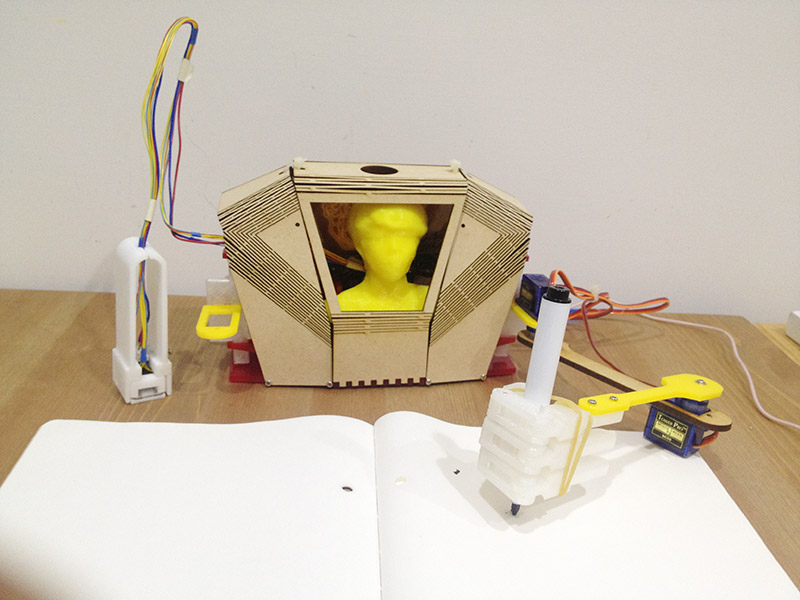
#> input picture 03_interaction design/03_020_writingAutomaton/images/IMG_4309_02 (1).jpg, 800 x 600 px, given in place of interaction_cover_1_wide_1771821327128.png, which was not available
$ python apply_03_covers.py
#> lines starting #> are read from the running program, lines starting #| are printed output that depends on the picture; pictures that were not available may be replaced by others from this repository, and a replacement may not be noted
import os
import random
from PIL import Image

def main():
    img_files = [
        '/Users/huang/.gemini/antigravity/brain/22b0ea46-f92b-4027-9cba-61555ab559af/interaction_cover_1_wide_1771821327128.png',
        '/Users/huang/.gemini/antigravity/brain/22b0ea46-f92b-4027-9cba-61555ab559af/interaction_cover_2_wide_1771821343623.png',
        '/Users/huang/.gemini/antigravity/brain/22b0ea46-f92b-4027-9cba-61555ab559af/interaction_cover_3_wide_1771821360755.png',
        '/Users/huang/.gemini/antigravity/brain/22b0ea46-f92b-4027-9cba-61555ab559af/interaction_cover_4_wide_1771821380144.png',
        '/Users/huang/.gemini/antigravity/brain/22b0ea46-f92b-4027-9cba-61555ab559af/interaction_cover_5_wide_v2_1771821411605.png',
        '/Users/huang/.gemini/antigravity/brain/22b0ea46-f92b-4027-9cba-61555ab559af/interaction_cover_6_wide_v2_1771821429525.png',
        '/Users/huang/.gemini/antigravity/brain/22b0ea46-f92b-4027-9cba-61555ab559af/interaction_cover_7_wide_v2_1771821449013.png',
        '/Users/huang/.gemini/antigravity/brain/22b0ea46-f92b-4027-9cba-61555ab559af/interaction_cover_8_wide_v2_1771821467743.png',
        '/Users/huang/.gemini/antigravity/brain/22b0ea46-f92b-4027-9cba-61555ab559af/interaction_cover_9_wide_v2_1771821487796.png',
        '/Users/huang/.gemini/antigravity/brain/22b0ea46-f92b-4027-9cba-61555ab559af/interaction_cover_10_wide_v2_1771821509049.png'
    ]

    base_dir = '/Users/huang/Documents/008_vibeCoding/myCases/03_interaction design/'

    processed_imgs = []
    for fp in img_files:
        try:
            img = Image.open(fp).convert('RGB')
#> img is the input picture: PIL image 800x600 RGB; mean R, G, B 204.1, 192.9, 174.1
            target_w, target_h = 1920, 1080
            aspect_target = target_w / target_h
            aspect_img = img.width / img.height
#> aspect_img = 1.33

            if aspect_img > aspect_target:
                new_w = int(img.height * aspect_target)
                offset = (img.width - new_w) // 2
                img_cropped = img.crop((offset, 0, offset + new_w, img.height))
            else:
                new_h = int(img.width / aspect_target)
#> new_h = 450
                offset = (img.height - new_h) // 2
#> offset = 75
                img_cropped = img.crop((0, offset, img.width, offset + new_h))
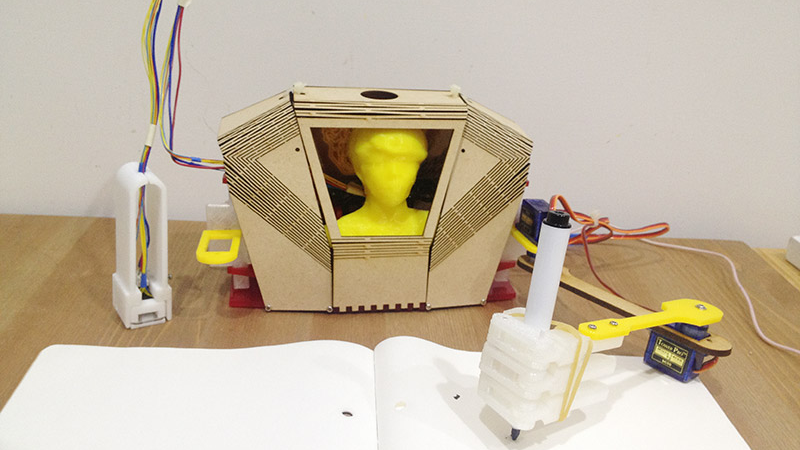
#> img_cropped: PIL image 800x450 RGB; mean R, G, B 197.2, 183.6, 160.8

            img_resized = img_cropped.resize((target_w, target_h), Image.Resampling.LANCZOS)
            processed_imgs.append(img_resized)
        except Exception as e:
            print(f"Skipping {fp}: {e}")
#> pass 2 of the loop in main, `for fp in img_files:`:
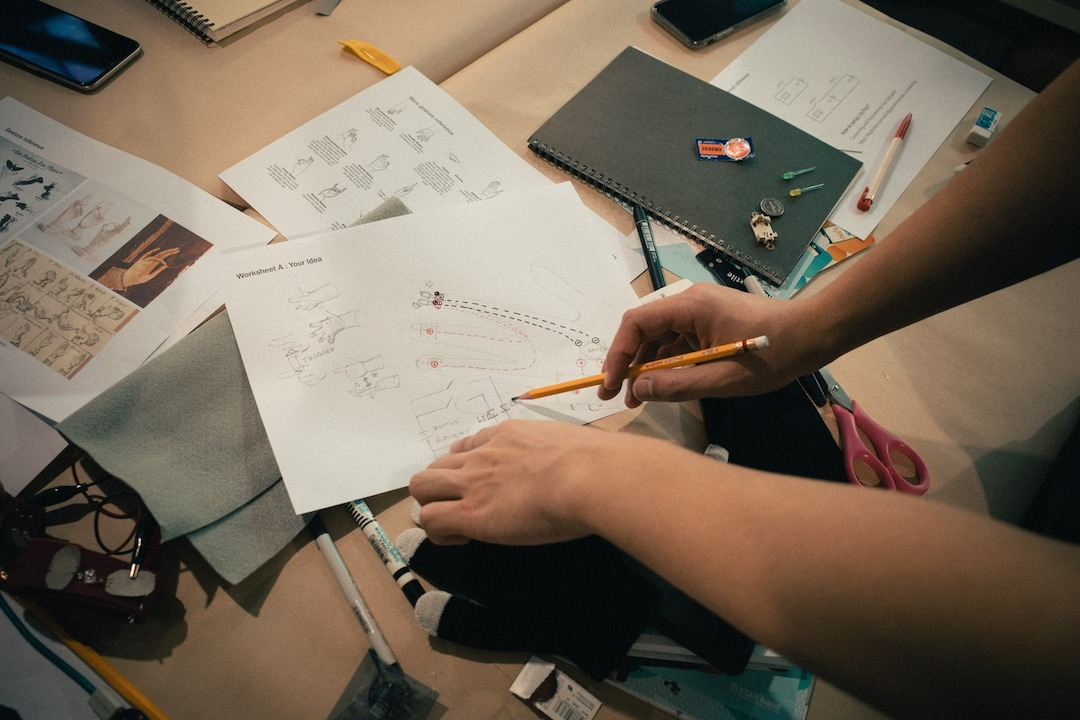
#> input picture 03_interaction design/03_022-softCirsuit01/cargo-softCirsuit 01/117672828_3212023268834982_3905371910763293571_n.jpeg, 1080 x 720 px, given in place of interaction_cover_2_wide_1771821343623.png, which was not available
#> in main, img is the input picture: PIL image 1080x720 RGB; mean R, G, B 119.1, 105.8, 90.3
#> in main, `img_cropped = img.crop((0, offset, img.width, offset + new_h))`:
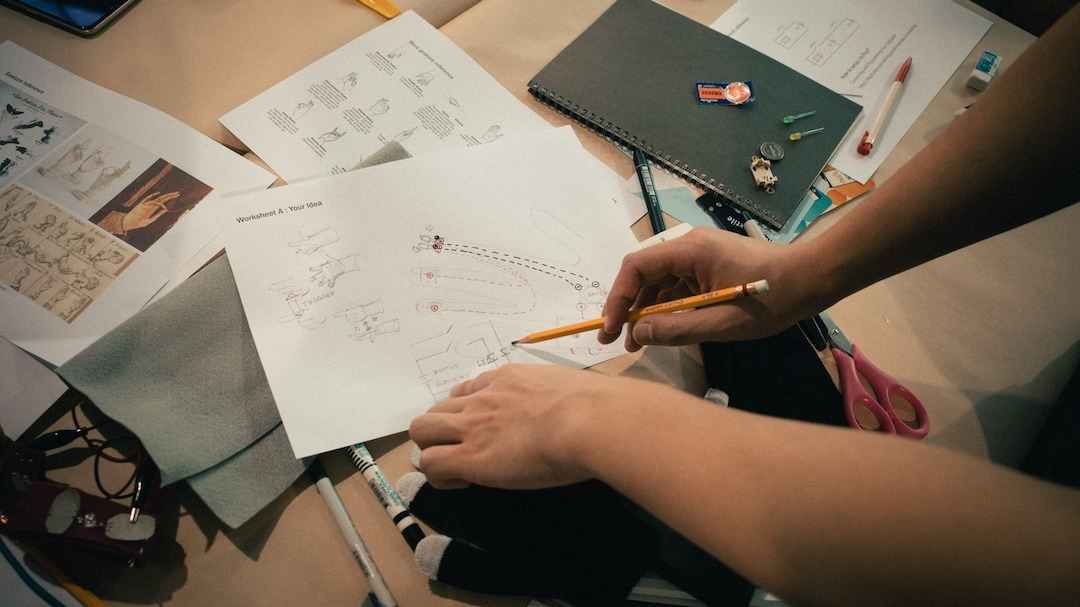
#> img_cropped: PIL image 1080x607 RGB; mean R, G, B 125, 110.8, 95.1

    # Assign uniquely to 03_001 through 03_010
    folders = [f for f in sorted(os.listdir(base_dir)) if f.startswith('03_0')]
#> folders = ['03_020_writingAutomaton', '03_022-softCirsuit01']
    for i, folder in enumerate(folders):
        full_path = os.path.join(base_dir, folder)
        images_dir = os.path.join(full_path, 'images')
        os.makedirs(images_dir, exist_ok=True)
        target_path = os.path.join(images_dir, 'cover.png')

        if i < len(processed_imgs):
            processed_imgs[i].save(target_path, 'PNG')
            print(f'Saved to {target_path}')
#> this loop made 2 passes
#> folder on passes 1 to 2: '03_020_writingAutomaton', '03_022-softCirsuit01'
#| Saved to /Users/huang/Documents/008_vibeCoding/myCases/03_interaction design/03_020_writingAutomaton/images/cover.png
#| Saved to /Users/huang/Documents/008_vibeCoding/myCases/03_interaction design/03_022-softCirsuit01/images/cover.png

if __name__ == '__main__':
    main()
